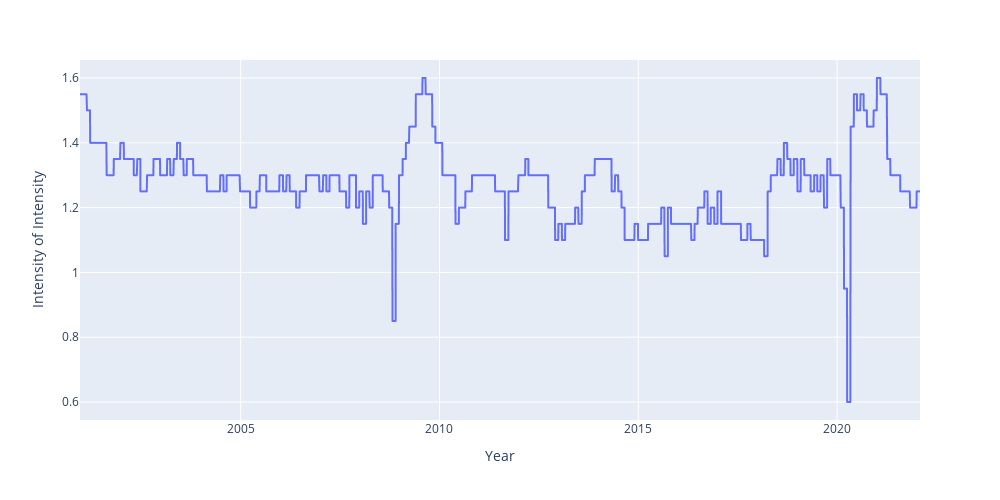

The notebook cell this image was saved under:
### Code cell
res = re_hf.general_single_output_ElasticNet_Lagged(X=X, Y=Y, len_train=5040)
fig = eval_model_outputs(res, intensity_of_intensity_list, show_fig=True)

### Figure 1 — Plotly figure (JSON) as saved in the notebook; plotly's stock layout.template omitted (floating-point values rounded to 4 significant figures; data arrays with more than 128 entries replaced by an {"elided": "..."} marker saying what was removed)
{"data": [{"hovertemplate": "variable=<br>rebalancing_date=%{x}<br>value=%{y}<extra></extra>", "legendgroup": "", "line": {"color": "#636efa", "dash": "solid"}, "marker": {"symbol": "circle"}, "mode": "lines", "name": "", "showlegend": false, "type": "scattergl", "x": {"elided": "5313 str values"}, "xaxis": "x", "y": {"elided": "5313 float values"}, "yaxis": "y"}], "layout": {"height": 500, "legend": {"title": {"text": "variable"}, "tracegroupgap": 0}, "margin": {"t": 60}, "width": 1000, "xaxis": {"anchor": "y", "domain": [0, 1], "title": {"text": "Year"}}, "yaxis": {"anchor": "x", "domain": [0, 1], "title": {"text": "Intensity of Intensity"}}}}
